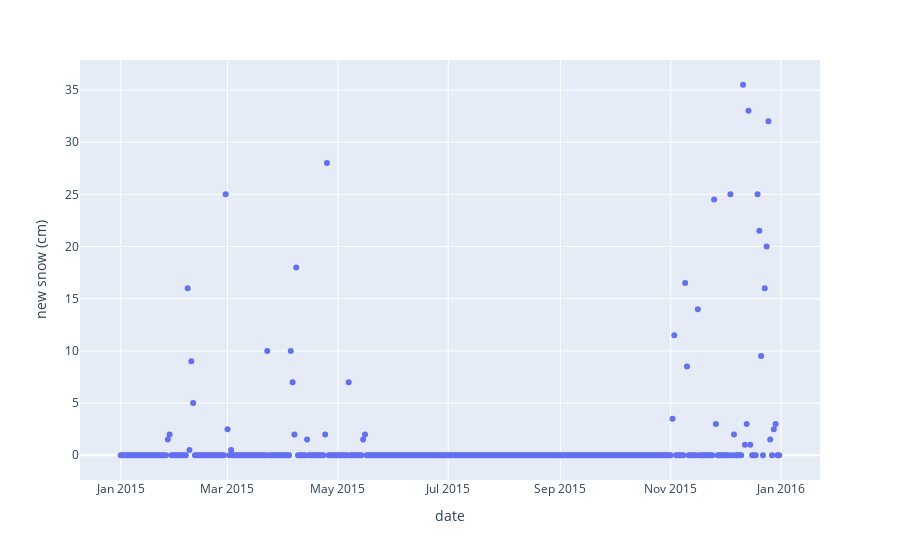

This figure's notebook cell:
### Code cell
# First plot
year_input=2015
px.scatter(df.query('year==@year_input'), x='date',
                 y='new_snow_cm', labels={'new_snow_cm': 'new snow (cm)'})

### Figure 1 — Plotly figure (JSON) as saved in the notebook; plotly's stock layout.template omitted (floating-point values rounded to 4 significant figures; data arrays with more than 128 entries replaced by an {"elided": "..."} marker saying what was removed)
{"data": [{"hovertemplate": "date=%{x}<br>new snow (cm)=%{y}<extra></extra>", "legendgroup": "", "marker": {"color": "#636efa", "symbol": "circle"}, "mode": "markers", "name": "", "orientation": "v", "showlegend": false, "type": "scatter", "x": {"elided": "365 str values"}, "xaxis": "x", "y": {"elided": "365 float values"}, "yaxis": "y"}], "layout": {"legend": {"tracegroupgap": 0}, "margin": {"t": 60}, "xaxis": {"anchor": "y", "domain": [0, 1], "title": {"text": "date"}}, "yaxis": {"anchor": "x", "domain": [0, 1], "title": {"text": "new snow (cm)"}}}}
